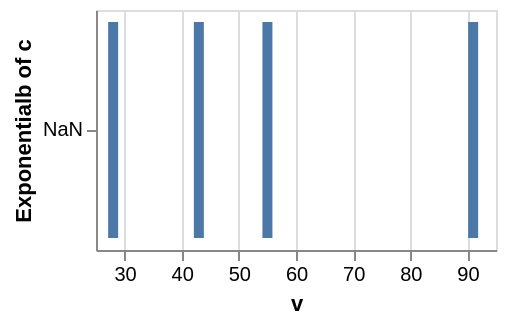

Write a Vega-Lite specification for this figure.
### Vega-Lite specification from a JSON file in a GitHub repository (floating-point values rounded to 4 significant figures)
{"$schema": "https://vega.github.io/schema/vega-lite/v6.json", "width": 200, "height": 120, "data": {"values": [{"c": "alpha", "v": 28, "w": 3, "t": "2024-01-07"}, {"c": "beta", "v": 55, "w": 7, "t": "2024-03-19"}, {"c": "gamma", "v": 43, "w": 5, "t": "2024-06-02"}, {"c": "delta", "v": 91, "w": 9, "t": "2024-09-11"}]}, "mark": {"type": "bar"}, "encoding": {"x": {"field": "v", "type": "quantitative"}, "y": {"field": "c", "type": "nominal", "aggregate": "exponentialb"}}}
